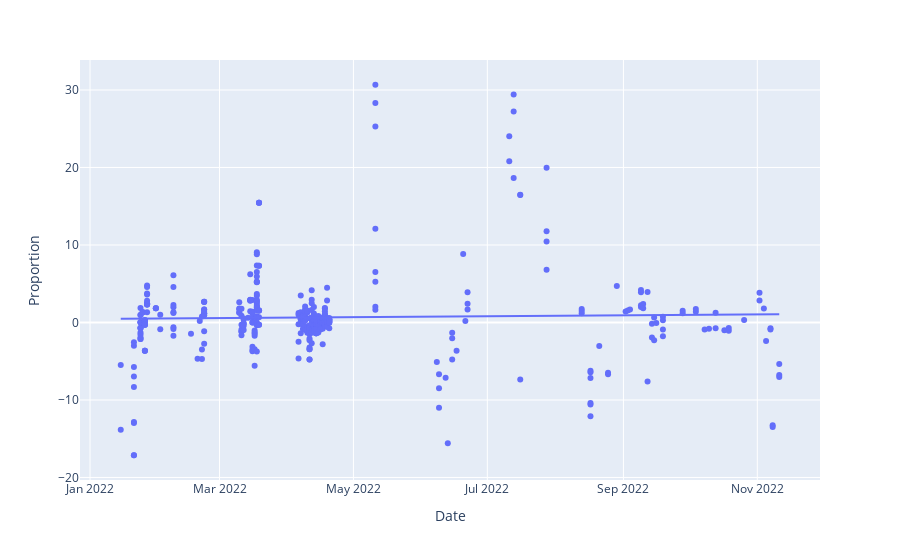

Source (notebook cell):
### Code cell
fig = px.scatter(traid_data, x='Date', y='Proportion', trendline= 'ols')
fig.show()

### Figure 1 — Plotly figure (JSON) as saved in the notebook; plotly's stock layout.template omitted (floating-point values rounded to 4 significant figures; data arrays with more than 128 entries replaced by an {"elided": "..."} marker saying what was removed)
{"data": [{"hovertemplate": "Date=%{x}<br>Proportion=%{y}<extra></extra>", "legendgroup": "", "marker": {"color": "#636efa", "symbol": "circle"}, "mode": "markers", "name": "", "orientation": "v", "showlegend": false, "type": "scatter", "x": {"elided": "396 str values"}, "xaxis": "x", "y": {"elided": "396 float values"}, "yaxis": "y"}, {"hovertemplate": "<b>OLS trendline</b><br>Proportion = 2.24657e-08 * Date + -36.4239<br>R<sup>2</sup>=0.000679<br><br>Date=%{x}<br>Proportion=%{y} <b>(trend)</b><extra></extra>", "legendgroup": "", "marker": {"color": "#636efa", "symbol": "circle"}, "mode": "lines", "name": "", "showlegend": false, "type": "scatter", "x": {"elided": "396 str values"}, "xaxis": "x", "y": {"elided": "396 float values"}, "yaxis": "y"}], "layout": {"legend": {"tracegroupgap": 0}, "margin": {"t": 60}, "xaxis": {"anchor": "y", "domain": [0, 1], "title": {"text": "Date"}}, "yaxis": {"anchor": "x", "domain": [0, 1], "title": {"text": "Proportion"}}}}
